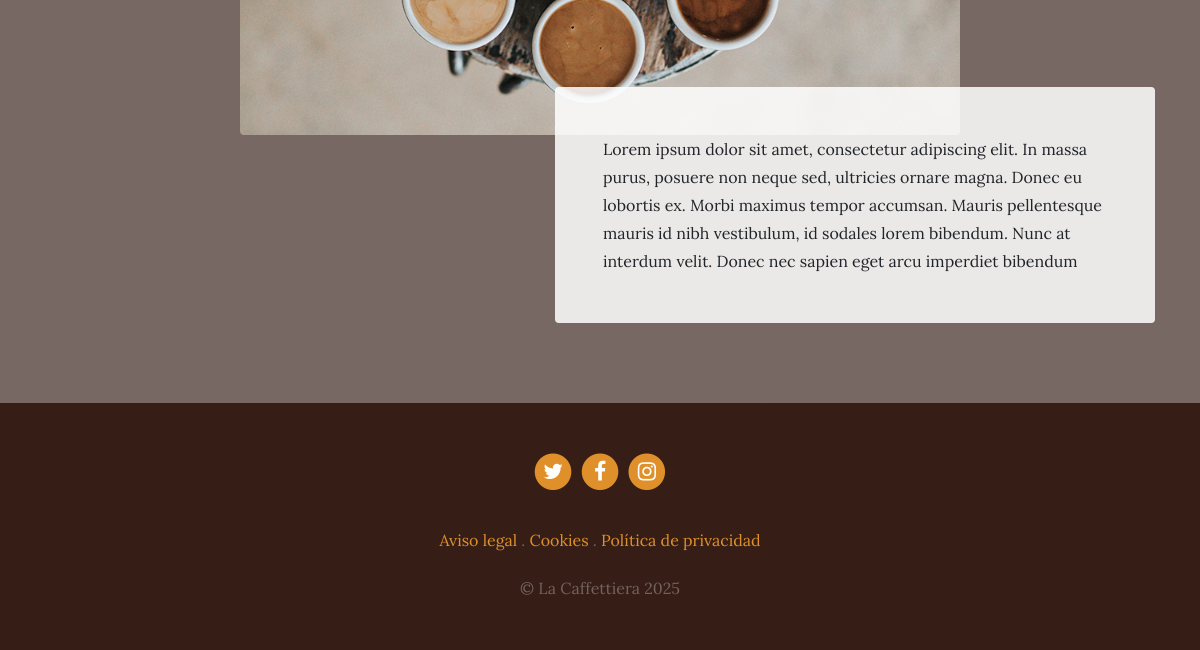
/services/ (lower part), run on an earlier commit of the app's database.
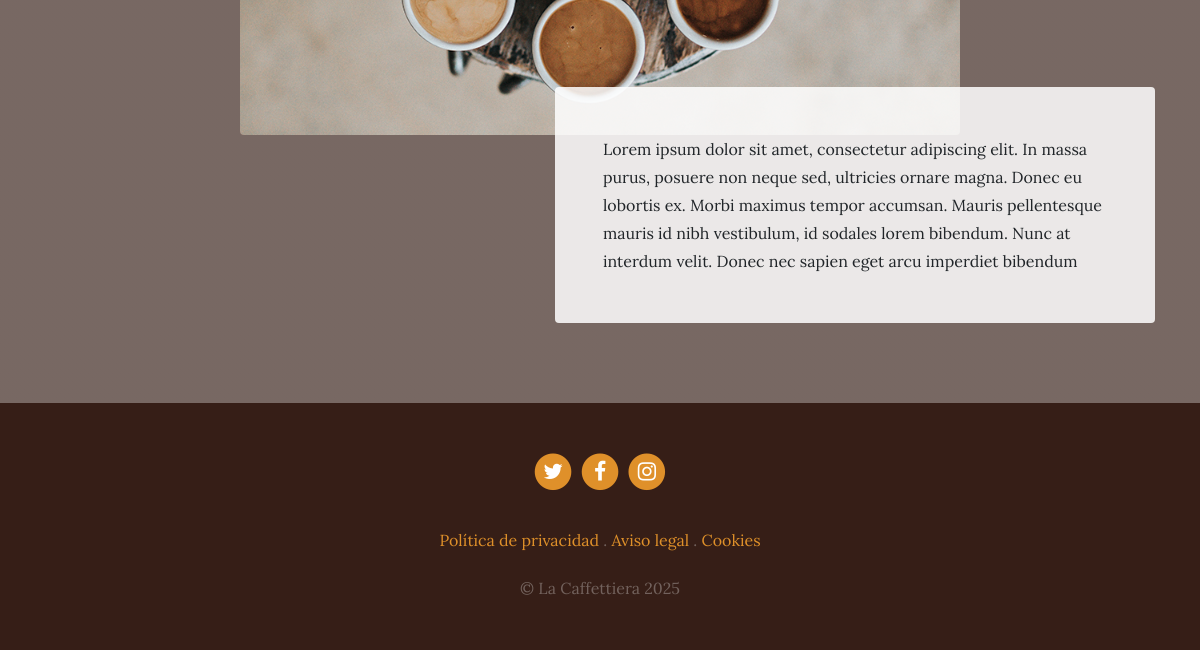
And on a later commit of the database.
### services/models.py (models this page shows, shortened)
class Service(models.Model):
    title = models.CharField(max_length=200, verbose_name="Título")
    subtitle = models.CharField(max_length=200, verbose_name="Subtítulo")
    content = models.TextField(verbose_name="Contenido")
    image = models.ImageField(upload_to='services/', verbose_name="Imagen")
    created = models.DateTimeField(auto_now_add=True, verbose_name="Fecha de creación")
    updated = models.DateTimeField(auto_now=True, verbose_name="Fecha de modificación")
    class Meta:
        verbose_name = "servicio"
        verbose_name_plural = "servicios"
        ordering = ['-created']

### pages/models.py (models this page shows, shortened)
class Page(models.Model):
    title = models.CharField(verbose_name="Titulo", max_length=200)
    content = RichTextField(verbose_name="Contenido")
    order = models.SmallIntegerField(verbose_name="Orden", default=0)
    created = models.DateTimeField(auto_now_add=True, verbose_name="Fecha de creación")
    updated = models.DateTimeField(auto_now=True, verbose_name="Fecha de modificación")
    class Meta:
        verbose_name = "página"
        verbose_name_plural = "páginas"
        ordering = ['order', 'title']

### services/views.py (the view)
# urls.py: path('', views.services, name='services'),
def services(request):
    services = Service.objects.all()
    return render(request,"services/services.html", {"services": services})

### pages/templatetags/pages_extras.py (called while the page is built)
@register.simple_tag
def get_page_list():
    pages = Page.objects.all()
    return pages

### social/processors.py (called while the page is built)
def ctx_dict(requests): #extendiendo el diccionario de contexto
    ctx = {}
    links = Link.objects.all()  # Obtener todos los enlaces de la base de datos
    for link in links:
        ctx[link.key] = link.url
    return ctx

### services/templates/services/services.html (shortened to what this page needs)
{% extends 'core/base.html' %}
{% load static %}
{% block content %}
{% for service in services %}
  <section class="page-section">
    <div class="container">
      <div class="product-item">
        <img class="product-item-img mx-auto d-flex rounded img-fluid mb-3 mb-lg-0" src="{{service.image.url}}" alt="">
        <div class="product-item-description d-flex ml-auto">
          <div class="bg-faded p-5 rounded">
            <p class="mb-0">{{service.content}}</p>
          </div>
        </div>
      </div>
    </div>
  </section>
  {% endfor %}
{% endblock %}

### core/templates/core/base.html (shortened to what this page needs)
<!DOCTYPE html>
<html lang="es">
  <head>
    {% load static %}
    <link href="{% static 'core/vendor/bootstrap/css/bootstrap.min.css' %}" rel="stylesheet">
    <link href="{% static 'core/vendor/font-awesome/css/font-awesome.min.css' %}" rel="stylesheet" type="text/css">
    <link href="{% static 'core/css/business-casual.css' %}" rel="stylesheet">
  </head>
  <body>
    {% block content %} {% endblock %}
    <footer class="footer text-faded text-center py-5">
      <div class="container">
        <p class="m-0">
           {% if LINK_X %}
	        <a href="{{LINK_X}}" class="link">
	          <span class="fa-stack fa-lg">
	            <i class="fa fa-circle fa-stack-2x"></i>
	            <i class="fa fa-twitter fa-stack-1x fa-inverse"></i>
	          </span>
	        </a>
          {% endif %}
          {% if LINK_FACEBOOK %}
	        <a href="{{LINK_FACEBOOK}}" class="link">
	          <span class="fa-stack fa-lg">
	            <i class="fa fa-circle fa-stack-2x"></i>
	            <i class="fa fa-facebook fa-stack-1x fa-inverse"></i>
	          </span>
	        </a>
          {% endif %}
          {% if LINK_INSTAGRAM %}
	        <a href="{{LINK_INSTAGRAM}}" class="link">
	          <span class="fa-stack fa-lg">
	            <i class="fa fa-circle fa-stack-2x"></i>
	            <i class="fa fa-instagram fa-stack-1x fa-inverse"></i>
	          </span>
	        </a>
          {% endif %}
	    </p>
        <p class="m-0 mbt">
          {% load pages_extras %}
          {% get_page_list as page_list %}
          {% for page in page_list %}
            <a href="{% url 'page' page.id %}" class="link">{{page.title}}</a> {% if not forloop.last %}.{% endif %}
          {% endfor %}
		</p>
        <p class="m-0 mbt1">&copy; La Caffettiera 2025</p>
      </div>
	</footer>
  </body>
</html>

### core/static/core/css/business-casual.css (style rules this page uses)
body { font-family: 'Lora'; background: linear-gradient(rgba(47, 23, 15, 0.65), rgba(47, 23, 15, 0.65)), url("../img/bg.jpg"); background-attachment: fixed; background-position: center; background-size: cover; }
p { line-height: 1.75; }
.text-faded { color: rgba(255, 255, 255, 0.3); }
.page-section { margin-top: 5rem; margin-bottom: 5rem; }
.bg-faded { background-color: rgba(255, 255, 255, 0.85); }
@media (min-width: 992px) { .product-item .product-item-img { position: relative; z-index: 0; max-width: 60vw; } }
@media (min-width: 992px) { .product-item .product-item-description { position: relative; z-index: 1; margin-top: -3rem; max-width: 50vw; } }
.footer { background-color: rgba(47, 23, 15, 0.9); }
.mbt { padding-top: 2rem; }
.mbt1 { padding-top: 1.25rem; }
a.link { color: #df902a; }

What changed in the data, as far as the page shows it:
shown differently, row unchanged: Page "Política de privacidad": now shows "."; moves up the list
changed Page "Cookies": no longer shows "."
